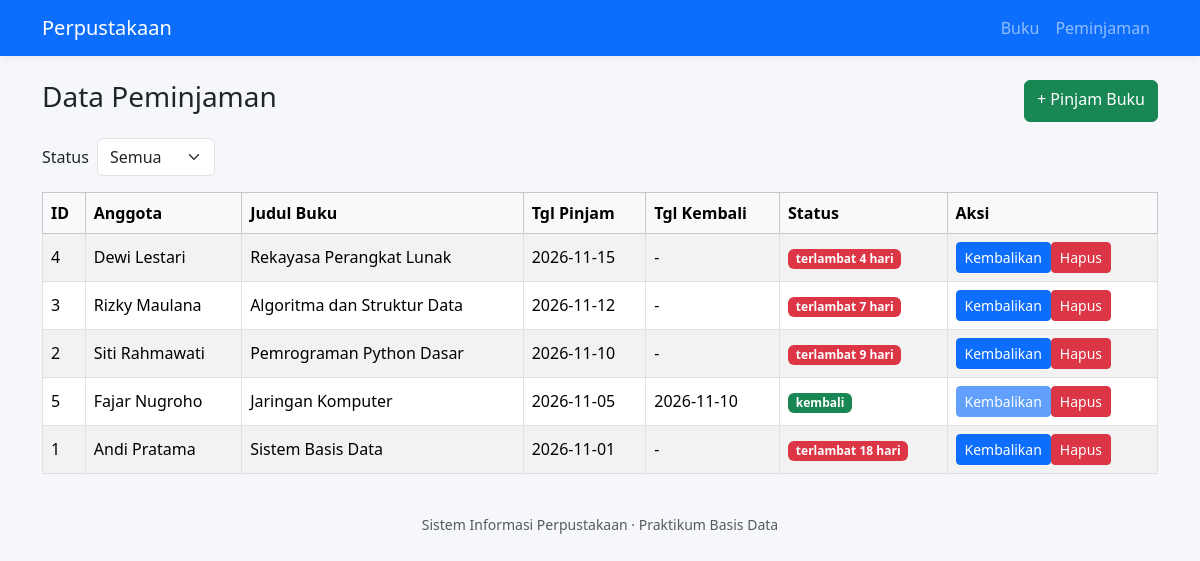
/peminjaman/index.php, run on the app's committed database.
### tables this page shows
CREATE TABLE peminjaman(id_pinjam INT AUTO_INCREMENT PRIMARY KEY,id_anggota CHAR(4) NOT NULL,id_buku CHAR(4) NOT NULL,tgl_pinjam DATE NOT NULL,tgl_kembali DATE,status ENUM('dipinjam','kembali') NOT NULL DEFAULT 'dipinjam',FOREIGN KEY(id_anggota) REFERENCES anggota(id_anggota),FOREIGN KEY(id_buku) REFERENCES buku(id_buku));

CREATE TABLE anggota(id_anggota CHAR(4) PRIMARY KEY,nama VARCHAR(50) NOT NULL,alamat VARCHAR(100),tgl_daftar DATE NOT NULL);

CREATE TABLE buku(id_buku CHAR(4) PRIMARY KEY,judul VARCHAR(100) NOT NULL,pengarang VARCHAR(50) NOT NULL,penerbit VARCHAR(50),tahun_terbit INT,stok INT NOT NULL DEFAULT 0);

### includes/functions.php (called while the page is built, shortened)
<?php
function e($v){ return htmlspecialchars((string)$v, ENT_QUOTES, 'UTF-8'); }

### peminjaman/index.php (the view)
<?php require __DIR__.'/../config/config.php';require __DIR__.'/../includes/functions.php';$status=$_GET['status']??'';$sql="SELECT p.id_pinjam,a.nama,b.judul,p.tgl_pinjam,p.tgl_kembali,p.status,CASE WHEN p.status='dipinjam' THEN GREATEST(DATEDIFF(CURDATE(),p.tgl_pinjam)-7,0) ELSE 0 END hari_terlambat FROM peminjaman p INNER JOIN anggota a ON a.id_anggota=p.id_anggota INNER JOIN buku b ON b.id_buku=p.id_buku";$params=[];if(in_array($status,['dipinjam','kembali'],true)){$sql.=' WHERE p.status=?';$params[]=$status;}$sql.=' ORDER BY p.tgl_pinjam DESC,p.id_pinjam DESC';$s=$pdo->prepare($sql);$s->execute($params);$rows=$s->fetchAll();$title='Data Peminjaman';require __DIR__.'/../includes/header.php';?><div class="d-flex justify-content-between mb-3"><h3>Data Peminjaman</h3><a href="tambah.php" class="btn btn-success">+ Pinjam Buku</a></div><form class="mb-3 d-flex gap-2 align-items-center"><label>Status</label><select name="status" class="form-select w-auto" onchange="this.form.submit()"><option value="">Semua</option><option value="dipinjam" <?=$status==='dipinjam'?'selected':''?>>Dipinjam</option><option value="kembali" <?=$status==='kembali'?'selected':''?>>Kembali</option></select></form><div class="table-responsive"><table class="table table-bordered table-striped bg-white"><thead class="table-light"><tr><th>ID</th><th>Anggota</th><th>Judul Buku</th><th>Tgl Pinjam</th><th>Tgl Kembali</th><th>Status</th><th>Aksi</th></tr></thead><tbody><?php foreach($rows as $p):?><tr><td><?=e($p['id_pinjam'])?></td><td><?=e($p['nama'])?></td><td><?=e($p['judul'])?></td><td><?=e($p['tgl_pinjam'])?></td><td><?=e($p['tgl_kembali']??'-')?></td><td><?php if($p['status']==='kembali')echo '<span class="badge bg-success">kembali</span>';elseif($p['hari_terlambat']>0)echo '<span class="badge bg-danger">terlambat '.e($p['hari_terlambat']).' hari</span>';else echo '<span class="badge bg-warning text-dark">dipinjam</span>';?></td><td><?php if($p['status']==='dipinjam')?><form class="d-inline" method="post" action="kembalikan.php"><input type="hidden" name="id" value="<?=e($p['id_pinjam'])?>"><button class="btn btn-sm btn-primary" <?=$p['status']!=='dipinjam'?'disabled':''?>>Kembalikan</button></form><form class="d-inline" method="post" action="hapus.php" onsubmit="return confirm('Hapus transaksi?')"><input type="hidden" name="id" value="<?=e($p['id_pinjam'])?>"><button class="btn btn-sm btn-danger">Hapus</button></form></td></tr><?php endforeach;?><?php if(!$rows):?><tr><td colspan="7" class="text-center">Belum ada transaksi.</td></tr><?php endif;?></tbody></table></div><?php require __DIR__.'/../includes/footer.php';?>

### assets/css/style.css (style rules this page uses)
body { background:#f5f7fb }
.table td,.table th { vertical-align:middle }

### data on the page
peminjaman: id_pinjam "4", id_anggota.nama "Dewi Lestari", id_buku.judul "Rekayasa Perangkat Lunak", tgl_pinjam "2026-11-15", tgl_kembali "-", hari_terlambat "4"
peminjaman: id_pinjam "3", id_anggota.nama "Rizky Maulana", id_buku.judul "Algoritma dan Struktur Data", tgl_pinjam "2026-11-12", tgl_kembali "-", hari_terlambat "7"
peminjaman: id_pinjam "2", id_anggota.nama "Siti Rahmawati", id_buku.judul "Pemrograman Python Dasar", tgl_pinjam "2026-11-10", tgl_kembali "-", hari_terlambat "9"
peminjaman: id_pinjam "5", id_anggota.nama "Fajar Nugroho", id_buku.judul "Jaringan Komputer", tgl_pinjam "2026-11-05", tgl_kembali "2026-11-10", status "kembali"
peminjaman: id_pinjam "1", id_anggota.nama "Andi Pratama", id_buku.judul "Sistem Basis Data", tgl_pinjam "2026-11-01", tgl_kembali "-", hari_terlambat "18"
